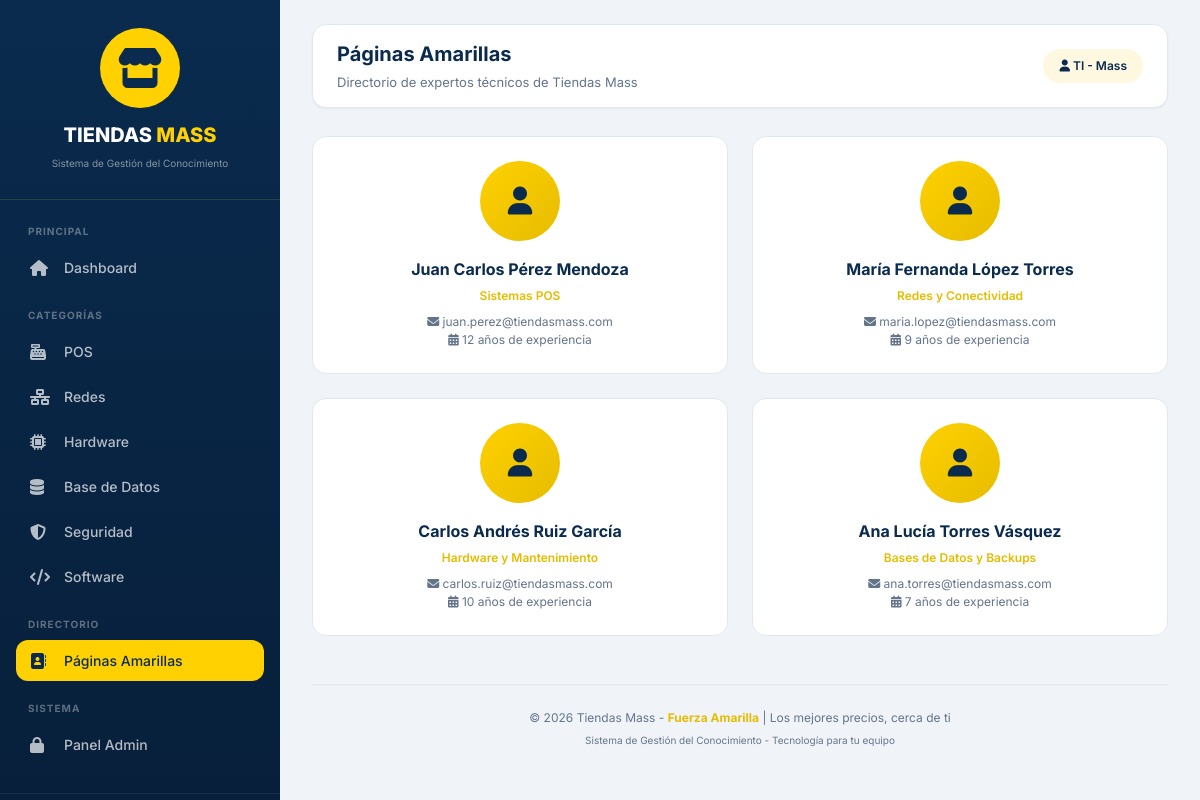
Page /expertos/ on the committed database.
### lecciones/models.py (models this page shows, shortened)
class Experto(models.Model):
    nombre = models.CharField('Nombre completo', max_length=100)
    area = models.CharField('Área de especialidad', max_length=100)
    expertise = models.TextField('Expertise / Conocimiento especializado')
    email = models.EmailField('Correo electrónico')
    antiguedad = models.IntegerField('Años de experiencia')
    disponible = models.BooleanField('Disponible para consulta', default=True)
    class Meta:
        verbose_name = 'Experto'
        verbose_name_plural = 'Expertos'

### lecciones/views.py (the view)
# urls.py: path('expertos/', views.expertos_view, name='experts'),
def expertos_view(request):
    expertos = Experto.objects.all()
    context = {
        'expertos': expertos,
    }
    return render(request, 'lecciones/expertos.html', context)

### lecciones/templates/lecciones/expertos.html (shortened to what this page needs)
{% extends 'lecciones/base.html' %}
{% block page_title %}Páginas Amarillas{% endblock %}
{% block page_subtitle %}Directorio de expertos técnicos de Tiendas Mass{% endblock %}
{% block content %}
<div class="experts-grid">
    {% for experto in expertos %}
    <div class="expert-card">
        <div class="expert-avatar">
            <i class="fas fa-user"></i>
        </div>
        <h3 class="expert-name">{{ experto.nombre }}</h3>
        <p class="expert-area">{{ experto.area }}</p>
        <p class="expert-email"><i class="fas fa-envelope"></i> {{ experto.email }}</p>
        <p class="expert-email"><i class="fas fa-calendar-alt"></i> {{ experto.antiguedad }} años de experiencia</p>
    </div>
    {% endfor %}
</div>
{% endblock %}

### lecciones/templates/lecciones/base.html (style rules this page uses)
* { margin: 0; padding: 0; box-sizing: border-box; }
:root { --mass-yellow: #FFD100; --mass-yellow-dark: #E6BC00; --mass-yellow-light: #FFF8E0; --mass-navy: #0A2B4E; --mass-navy-light: #1A3D6E; --mass-white: #FFFFFF; --mass-gray-bg: #F0F4F8; --mass-gray-border: #E2E8F0; --mass-text: #1A2A3A; --mass-text-light: #64748B; --radius: 14px; --radius-sm: 10px; --shadow-sm: 0 1px 3px rgba(0,0,0,0.05); --shadow-md: 0 4px 12px rgba(0,0,0,0.08); --shadow-lg: 0 10px 30px rgba(0,0,0,0.12); --sidebar-w: 280px; }
body { font-family: 'Inter', sans-serif; background: var(--mass-gray-bg); color: var(--mass-text); line-height: 1.5; }
.experts-grid { display: grid; grid-template-columns: repeat(auto-fill, minmax(280px, 1fr)); gap: 24px; }
.expert-card { background: white; border-radius: var(--radius); padding: 24px; text-align: center; border: 1px solid var(--mass-gray-border); transition: all 0.2s; }
.expert-avatar { width: 80px; height: 80px; background: linear-gradient(135deg, var(--mass-yellow), var(--mass-yellow-dark)); border-radius: 50%; display: flex; align-items: center; justify-content: center; margin: 0 auto 16px; font-size: 28px; font-weight: 700; color: var(--mass-navy); }
.expert-name { font-size: 16px; font-weight: 700; color: var(--mass-navy); }
.expert-area { font-size: 12px; color: var(--mass-yellow-dark); font-weight: 600; margin: 6px 0 8px; }
.expert-email { font-size: 12px; color: var(--mass-text-light); }

### rows in the picture
Experto: nombre "Juan Carlos Pérez Mendoza", area "Sistemas POS", email "juan.perez@tiendasmass.com", antiguedad "12"
Experto: nombre "María Fernanda López Torres", area "Redes y Conectividad", email "maria.lopez@tiendasmass.com", antiguedad "9"
Experto: nombre "Carlos Andrés Ruiz García", area "Hardware y Mantenimiento", email "carlos.ruiz@tiendasmass.com", antiguedad "10"
Experto: nombre "Ana Lucía Torres Vásquez", area "Bases de Datos y Backups", email "ana.torres@tiendasmass.com", antiguedad "7"
